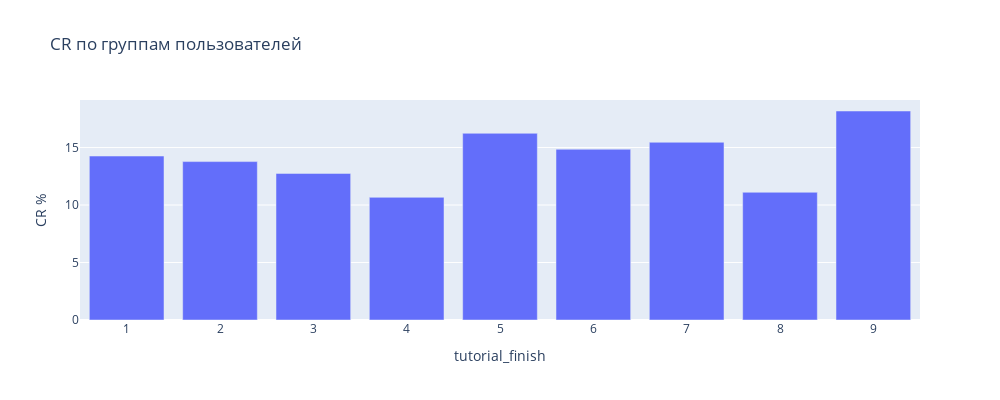

Notebook cell for this chart:
### Markdown cell above
**Можно было бы объеденить малочисленные группы в одну но я не стал этого делать т.к. на графике видно что среди всех групп нет сильного разброса в значение CR

### Code cell
# График 
fig_3 = px.bar(number_of_users_df,
              x= 'tutorial_finish',
              y= 'CR %',
              height=400,
              width=1000,
              labels={"value": "CR %", "index": "кол. пройденых обучений", "variable": "users совершие покупку"},
              title= 'CR по группам пользователей')

fig_3.show()

### Figure 1 — Plotly figure (JSON) as saved in the notebook; plotly's stock layout.template omitted (floating-point values rounded to 4 significant figures)
{"data": [{"hovertemplate": "tutorial_finish=%{x}<br>CR %=%{y}<extra></extra>", "legendgroup": "", "marker": {"color": "#636efa", "pattern": {"shape": ""}}, "name": "", "orientation": "v", "showlegend": false, "textposition": "auto", "type": "bar", "x": [1.0, 2.0, 3.0, 4.0, 5.0, 6.0, 7.0, 8.0, 9.0], "xaxis": "x", "y": [14.26, 13.78, 12.75, 10.67, 16.24, 14.85, 15.46, 11.11, 18.18], "yaxis": "y"}], "layout": {"barmode": "relative", "height": 400, "legend": {"tracegroupgap": 0}, "title": {"text": "CR по группам пользователей"}, "width": 1000, "xaxis": {"anchor": "y", "domain": [0, 1], "title": {"text": "tutorial_finish"}}, "yaxis": {"anchor": "x", "domain": [0, 1], "title": {"text": "CR %"}}}}
